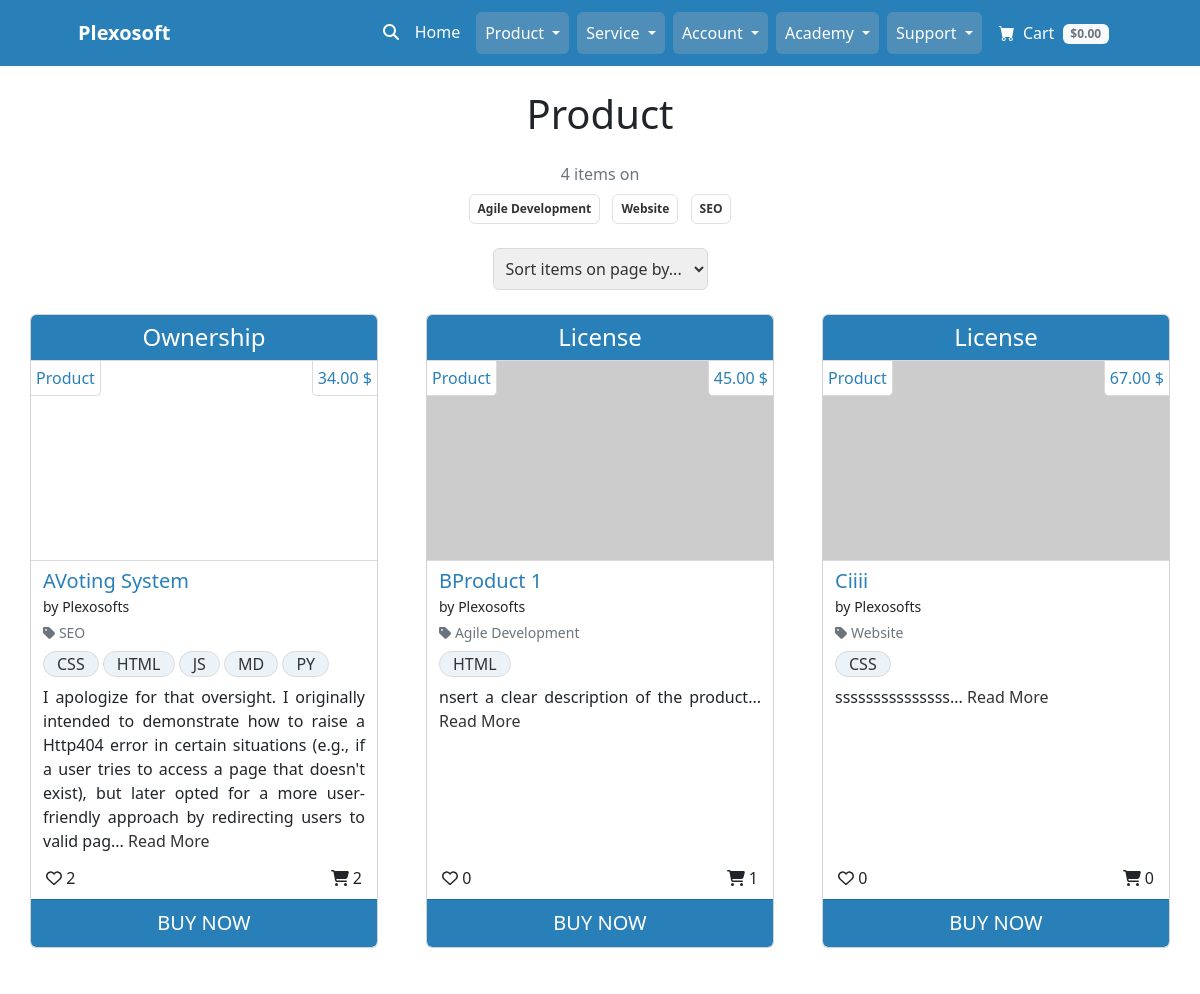
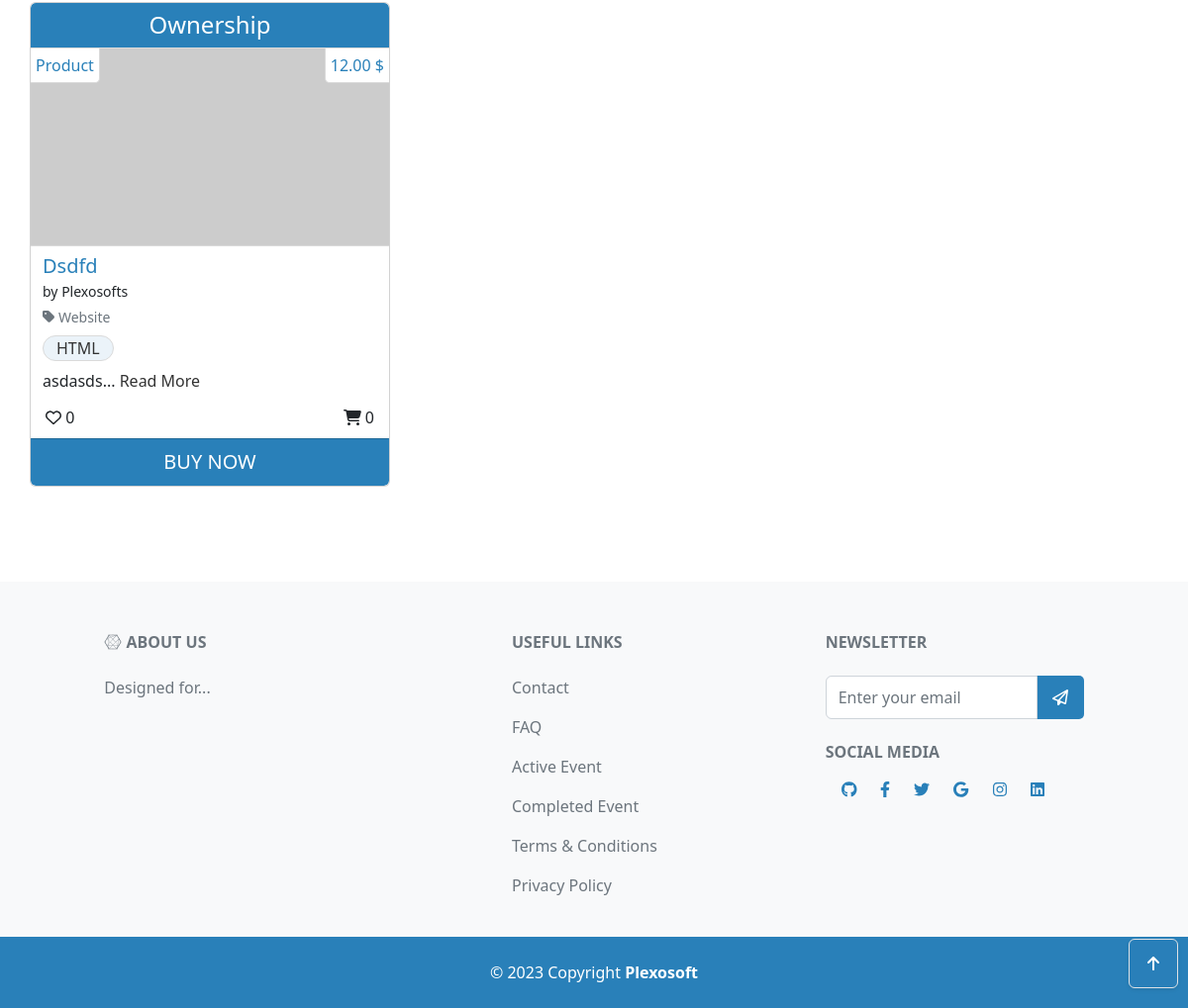
/all/product/, run on the app's committed database (2 pictures, top to bottom).
### product_service/models.py (models this page shows, shortened)
class Category(models.Model):
    category_name = models.CharField(max_length=64, unique=True)
    alt_name = models.CharField(max_length=64, unique=True)
    class Meta:
        ordering = ['category_name']
        verbose_name_plural = "Categories"
    def __str__(self):
        return self.category_name

class Product(models.Model):
    title = models.CharField(max_length=64, unique=True)
    sku = models.CharField(max_length=64, unique=True)
    price = models.DecimalField(max_digits=6, decimal_places=2)
    description = models.TextField(max_length=528)
    status = models.IntegerField(choices=STATUS, default=0)
    category = models.ForeignKey(
        Category, on_delete=models.SET_NULL,
        related_name='product_categories', null=True, blank=True)
    excerpt = models.CharField(max_length=264)
    type = models.IntegerField(choices=SCOPE_TYPE, default=1)
    instance = models.IntegerField(choices=INSTANCE_TYPE, default=0)
    code = models.ManyToManyField(CodeType, related_name="code_type")
    service = models.ManyToManyField(ServiceType, related_name="service_type")
    preview = models.URLField(
        max_length=1024, null=True, blank=True, unique=True)
    docs = models.URLField(
        max_length=1024, null=True, blank=True, unique=True)
    slug = models.SlugField(max_length=200, unique=True, blank=True)
    image = models.ImageField(null=True, blank=True)
    image_url = models.URLField(max_length=1024, null=True, blank=True)
    author = models.ForeignKey(
        'homepage.UserProfile', on_delete=models.SET_NULL,
        related_name='product_authors', null=True)
    created_on = models.DateTimeField(auto_now_add=True)
    likes = models.ManyToManyField(
        'homepage.Like', related_name='product_likes', blank=True)
    comments = models.ManyToManyField(
        'homepage.Comment', related_name='product_comments', blank=True)
    orders = models.ManyToManyField(
        'checkout.Order', related_name='product_orders', blank=True)
    download_url = models.ManyToManyField(
        'Download', related_name='product_downloads', blank=True)
    class Meta:
        ordering = ['title']

class CodeType(models.Model):
    code = models.CharField(max_length=64, unique=True)
    class Meta:
        ordering = ['code']
        verbose_name_plural = "CodeTypes"
    def __str__(self):
        return self.code

### homepage/models.py (models this page shows)
class UserProfile(AbstractUser):
    email = models.EmailField(
        unique=True)
    role = models.IntegerField(choices=ROLES, default=0)
    type = models.IntegerField(choices=USER_TYPE, default=0)
    status = models.IntegerField(choices=STATUS, default=2)
    class Meta:
        ordering = ['username']
    def __str__(self):
        return f'{self.username}'

### homepage/views.py (the view)
# urls.py: path('all/product/', AllProductListView.as_view(),
class AllProductListView(generic.ListView):
    model = Product
    template_name = 'all_product_service/all_product.html'
    paginate_by = 6
    context_object_name = 'product_all'
    def get_queryset(self):
        try:
            return Product.objects.filter(status=2).annotate(
                likescount=Count('likes'),
            ).order_by('-created_on')
        except Exception as e:
            logger.error(f"Error fetching Product instances: {str(e)}")
            messages.error(self.request, 'Error fetching Product instances.')
            return []
    def get_context_data(self, **kwargs):
        context = super().get_context_data(**kwargs)
        product_all = context[self.context_object_name]
        order_counts = {}
        for item in product_all:
            if item.instance == 0:
                order_count = Order.objects.filter(
                    status=2, lineitems__product=item).count()
                order_counts[item.title] = order_count
        unique_categories = list(
            set([product.category for product in product_all]))
        context['categories'] = unique_categories
        context['order_count'] = order_counts
        return context

### homepage/custom_context_processors.py (called while the page is built, shortened)
def get_verified_email(request):
    return {'get_verified_email': None}

### homepage/templates/all_product_service/all_product.html (shortened to what this page needs)
{% extends "base.html" %}
{% load static %}
{% block content %}
<div class="container px-4 px-lg-0">
    <div id="item-container" class="row gx-4 gx-lg-5 mt-4">
        <p class="h1 fairplay-font text-center mb-4">Product</p>
        <div class="row mb-4 m-0">
            <div class="col text-center">
                <p class="text-muted text-center mb-0">
                    {{ product_all|length }} items on
                </p>
                {% for c in categories %}
                <a class="category-badge text-decoration-none" href="{% url 'combined_items_all' %}/?q={{ c.alt_name}}">
                    <span class="p-2 mx-1 mt-2 badge badge-black rounded border border-muted">{{ c }}
                    </span>
                </a>
                {% endfor %}
            </div>
        </div>
        <div class="row m-0">
            <div class="col-12 d-flex justify-content-center align-items-center mb-4">
                <div class="sort-select-wrapper">
                    <select id="sort-selector-items"
                        class="custom-select custom-select-sm rounded border-primary p-2 fs-6 text">
                        <option value="reset">
                            Sort items on page by...
                        </option>
                    </select>
                </div>
            </div>
        </div>
        {% for product in product_all %}
        <div class="col-lg-4 col-md-12 mb-5 col-sm-12 item">
            <div class="card h-100">
                {% if product.type %}
                <div class="card-header text-center h4">{{ product.get_type_display}}</div>
                {% elif product.instance %}
                <div class="card-header text-center h4">{{ product.get_instance_display}}</div>
                {% endif %}
                <a href="{% url 'single_product' product.slug %}" class="row bg-thumbnail d-block">
                    <div class="col-12 bg-thumbnail-image" style="background-image: url('{{ product.image_url }}')">
                        <div class="d-flex justify-content-between">
                            <span class="thumbnail-tags-left">{{ product.get_instance_display }}</span>
                            <span class="thumbnail-tags-right price">{{ product.price }} $</span>
                        </div>
                    </div>
                </a>
                <div class="card-body pt-1 px-2 pb-1">
                    <div class="row">
                        <div class="col-12 d-inline-block">
                            <div class="p-1">
                                <div>
                                    <a href="{% url 'single_product' product.slug %}"
                                        class="title h5 pb-0 mb-0">{{ product.title }}
                                    </a>
                                </div>
                                <small>by {{ product.author }}</small>
                                {% if product.category %}
                                <p class="small mt-1 mb-0">
                                    <a class="text-muted"
                                        href="{% url 'combined_items_all' %}/?q={{product.category.alt_name}}">
                                        <i class="fas fa-tag mr-1"></i>
                                        <span class="category">
                                            {{ product.category }}
                                        </span>
                                    </a>
                                </p>
                                {% endif %}
                                <p class="my-0 fs-6">
                                    {% for codes in product.code.all %}
                                    <span class="item-tags d-inline-block m-0 mt-2">
                                        {{ codes }}
                                    </span>
                                    {% endfor %}
                                </p>
                                <p class="my-0 fs-6 text-justify mt-2"> {{ product.excerpt|safe }}...
                                    <a class="read-more" href="{% url 'single_product' product.slug %}">
                                        Read More
                                    </a>
                                </p>
                            </div>
                        </div>
                    </div>
                </div>
                <div class="row mb-1">
                    <div class="col-12">
                        <div class="d-flex justify-content-between">
                            <span class="likes-tags-left"><i class="fa-regular fa-heart"></i>
                                <span class="likes">
                                    {{ product.likescount }}
                                </span>
                            </span>
                            <span class="purchases-tags-right"><i class="fa-solid fa-cart-shopping"></i>
                                <span class="transactions">
                                    {% for title, count in order_count.items %}
                                    {% if product.title == title %}
                                    {{ count }}
                                    {% endif %}
                                    {% endfor %}
                                </span>
                            </span>
                        </div>
                    </div>
                </div>
                <a class="card-footer text-center fs-5 btn" href="{% url 'single_product' product.slug %}">BUY NOW</a>
            </div>
        </div>
        {% if forloop.counter|divisibleby:3 %}
    </div>
    <div class="row">
        {% endif %}
        {% endfor %}
    </div>
</div>
{% endblock content %}

### static/frontend/css/base.css (style rules this page uses)
a { text-decoration: none !important; color: #2980B9; cursor: pointer !important; }
.text-justify { text-align: justify; }
.card { overflow: hidden; }
.bg-thumbnail { margin: 0; }
.bg-thumbnail-image { background-size: cover; background-position: center; height: 200px; padding: 0; border-bottom: 1px solid #dadada; }
.thumbnail-tags-left { background-color: white; padding: 5px; border-radius: 0 0 5px 0; margin: 0; border-right: 1px solid #dadada; border-bottom: 1px solid #dadada; }
.thumbnail-tags-right { background-color: white; padding: 5px; border-radius: 0 0 0 5px; margin: 0; border-left: 1px solid #dadada; border-bottom: 1px solid #dadada; }
.likes-tags-left { background-color: white; padding: 5px 5px 5px 15px; border-radius: 0 5px 0 0; margin: 0; }
.purchases-tags-right { background-color: white; padding: 5px 15px 5px 5px; border-radius: 5px 0 0 0; margin: 0; }
.card-header, .card-header-hover { border-radius: 0px; background-color: #2980B9; color: #fff; border-bottom: 1px solid #dadada; }
.item-tags { border: 1px solid #dadada; border-radius: 15px; background-color: #297fb918; color: #333333; padding-left: 13px; padding-right: 13px; }
.read-more { color: #333333; font-weight: 500; transition: 0.3s; }
.card-footer { border-radius: 0px; background-color: #2980B9; color: #fff; transition: 0.3s; }
.badge-black { color: #333333; transition: 0.3s; }
.border-primary { border-color: #dadada !important; color: #333333; transition: 0.3s; }

### data on the page
Category: category_name "Agile Development"
Category: category_name "Website"
Category: category_name "SEO"
Product: type "Ownership", instance "Product", price "34.00", title "AVoting System", author "Plexosofts", category "SEO", excerpt "I apologize for that oversight. I originally intended to demonstrate how to raise a Http404 error in certain situations (e.g., if a user tries to access a page that doesn't exist), but later opted for a more user-friendly approach by redirecting users to valid pag", likescount "2", order_count "2"
CodeType: code "CSS"
CodeType: code "HTML"
CodeType: code "JS"
CodeType: code "MD"
CodeType: code "PY"
Product: type "License", instance "Product", price "45.00", title "BProduct 1", author "Plexosofts", category "Agile Development", excerpt "nsert a clear description of the product", likescount "0", order_count "1"
Product: type "License", instance "Product", price "67.00", title "Ciiii", author "Plexosofts", category "Website", excerpt "sssssssssssssss", likescount "0", order_count "0"
Product: type "Ownership", instance "Product", price "12.00", title "Dsdfd", author "Plexosofts", category "Website", excerpt "asdasds", likescount "0", order_count "0"

### other printed values
{{ product_all|length }} "4"
{{ copyright }} "2023"
